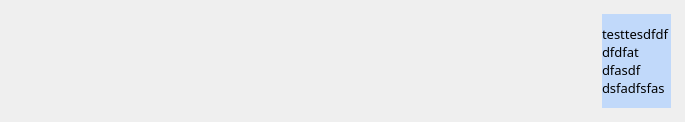
<?xml version="1.0" encoding="UTF-8"?>
<ui version="4.0">
 <class>Msg_Box</class>
 <widget class="QWidget" name="Msg_Box">
  <property name="geometry">
   <rect>
    <x>0</x>
    <y>0</y>
    <width>685</width>
    <height>122</height>
   </rect>
  </property>
  <property name="windowTitle">
   <string>Form</string>
  </property>
  <layout class="QVBoxLayout" name="verticalLayout_2" stretch="0,0">
   <property name="leftMargin">
    <number>5</number>
   </property>
   <property name="topMargin">
    <number>5</number>
   </property>
   <property name="rightMargin">
    <number>5</number>
   </property>
   <property name="bottomMargin">
    <number>5</number>
   </property>
   <item>
    <layout class="QHBoxLayout" name="horizontalLayout">
     <property name="leftMargin">
      <number>9</number>
     </property>
     <property name="topMargin">
      <number>9</number>
     </property>
     <property name="rightMargin">
      <number>9</number>
     </property>
     <property name="bottomMargin">
      <number>9</number>
     </property>
     <item>
      <spacer name="horizontalSpacer">
       <property name="orientation">
        <enum>Qt::Horizontal</enum>
       </property>
       <property name="sizeHint" stdset="0">
        <size>
         <width>40</width>
         <height>20</height>
        </size>
       </property>
      </spacer>
     </item>
     <item>
      <widget class="QLabel" name="msg_lab">
       <property name="minimumSize">
        <size>
         <width>0</width>
         <height>35</height>
        </size>
       </property>
       <property name="maximumSize">
        <size>
         <width>16777215</width>
         <height>16777215</height>
        </size>
       </property>
       <property name="font">
        <font>
         <family>나눔스퀘어 네오 Regular</family>
         <pointsize>10</pointsize>
        </font>
       </property>
       <property name="styleSheet">
        <string notr="true">background-color: rgb(193, 217, 250);</string>
       </property>
       <property name="text">
        <string>testtesdfdf
dfdfat
dfasdf
dsfadfsfas</string>
       </property>
      </widget>
     </item>
    </layout>
   </item>
   <item>
    <spacer name="verticalSpacer">
     <property name="orientation">
      <enum>Qt::Vertical</enum>
     </property>
     <property name="sizeType">
      <enum>QSizePolicy::Preferred</enum>
     </property>
     <property name="sizeHint" stdset="0">
      <size>
       <width>20</width>
       <height>0</height>
      </size>
     </property>
    </spacer>
   </item>
  </layout>
 </widget>
 <resources/>
 <connections/>
</ui>
